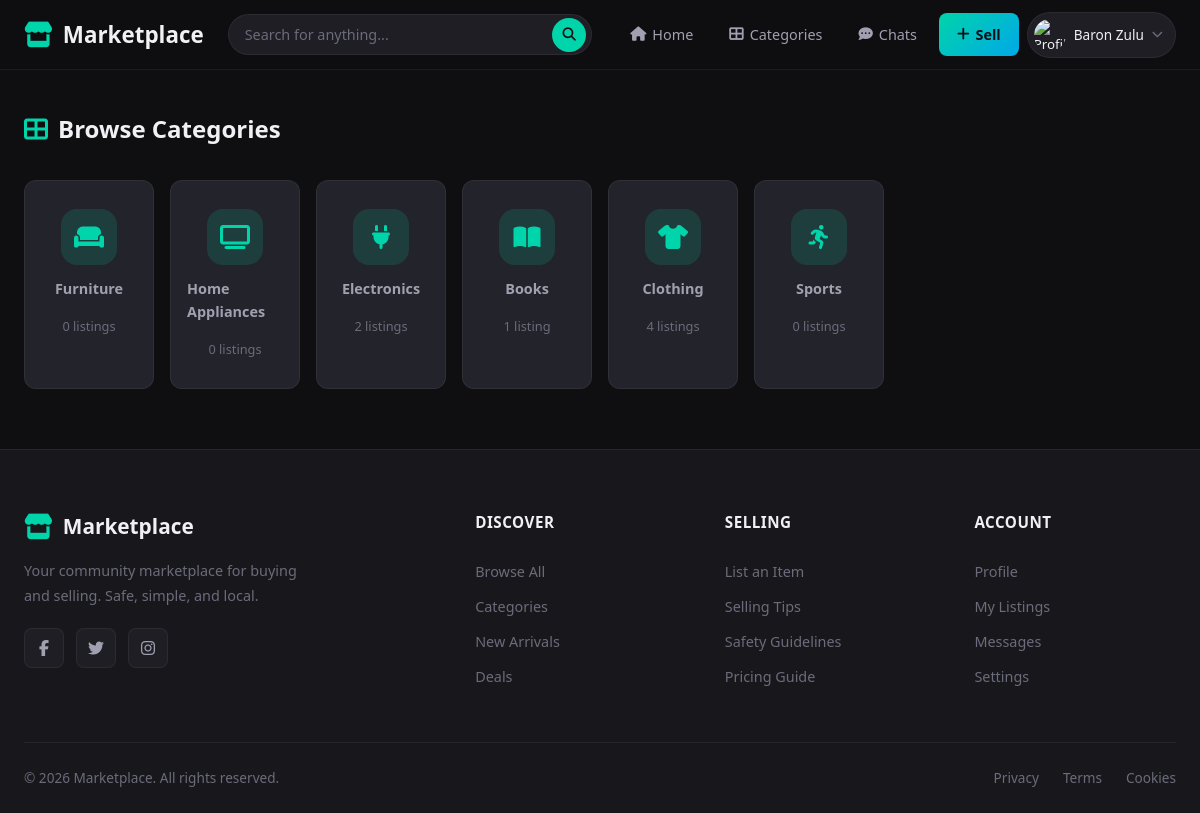
The app's page /categories.php (signed in) with its own data.
### tables this page shows
CREATE TABLE `categories` (
  `category_id` int(11) NOT NULL,
  `name` varchar(50) NOT NULL,
  `icon` varchar(50) DEFAULT NULL,
  `display_order` int(11) DEFAULT 0
);

### includes/auth.php (called while the page is built, shortened)
<?php
function isLoggedIn(): bool {
    return isset($_SESSION['user_id']) && $_SESSION['user_id'] > 0;
}

### categories.php (the view, shortened to what this page needs)
<?php
require_once __DIR__ . '/includes/auth.php';
$stmt = $pdo->query("
    SELECT c.*, COUNT(p.product_id) AS listing_count
    FROM categories c
    LEFT JOIN products p ON c.category_id = p.category_id AND p.status = 'active'
    GROUP BY c.category_id
    ORDER BY c.display_order, c.name
");
$categories = $stmt->fetchAll();
require_once __DIR__ . '/includes/header.php';
?>
<section class="categories-section categories-page">
    <div class="container">
        <div class="section-header">
            <h2><i class="fas fa-th-large"></i> Browse Categories</h2>
        </div>
        <?php if (empty($categories)): ?>
            <div class="empty-state">
                <i class="fas fa-folder-open"></i>
                <p>No categories available yet.</p>
            </div>
        <?php else: ?>
            <div class="categories-grid">
                <?php foreach ($categories as $cat): ?>
                    <a href="category.php?slug=<?= urlencode(strtolower(str_replace(' ', '-', $cat['name']))) ?>" class="category-card">
                        <div class="category-icon">
                            <i class="fas <?= htmlspecialchars($cat['icon'] ?? 'fa-tag') ?>"></i>
                        </div>
                        <span class="category-name"><?= htmlspecialchars($cat['name']) ?></span>
                        <span class="category-count">
                            <?= (int)$cat['listing_count'] ?> listing<?= (int)$cat['listing_count'] !== 1 ? 's' : '' ?>
                        </span>
                    </a>
                <?php endforeach; ?>
            </div>
        <?php endif; ?>
    </div>
</section>
<?php require_once __DIR__ . '/includes/footer.php'; ?>

### includes/header.php (shortened to what this page needs)
<!DOCTYPE html>
<html lang="en">
<head>
    <link rel="stylesheet" href="assets/css/style.css">
    <link rel="stylesheet" href="assets/css/media.css">
    <link rel="stylesheet" href="https://cdnjs.cloudflare.com/ajax/libs/font-awesome/6.5.1/css/all.min.css">
</head>
<body>
    <nav class="navbar">
        <div class="nav-container">
            <a href="index.php" class="logo">
                <i class="fas fa-store"></i>
                <span>Marketplace</span>
            </a>
            <div class="search-bar">
                <form action="search.php" method="GET">
                    <input type="text" name="q" placeholder="Search for anything..." autocomplete="off">
                    <button type="submit"><i class="fas fa-search"></i></button>
                </form>
            </div>
            <div class="nav-links">
                <a href="index.php" class="nav-link"><i class="fas fa-home"></i> Home</a>
                <a href="categories.php" class="nav-link"><i class="fas fa-th-large"></i> Categories</a>
                <?php if (isLoggedIn()): ?>
                    <a href="conversations.php" class="nav-link" id="navChatsLink">
                        <i class="fas fa-comment-dots"></i> Chats
                    </a>
                    <a href="add-product.php" class="btn-sell"><i class="fas fa-plus"></i> Sell</a>
                    <div class="user-dropdown">
                        <button class="user-btn">
                            <img src="assets/images/profiles/<?= htmlspecialchars($_SESSION['profile_image'] ?? 'default.jpg') ?>"
                                 alt="Profile" class="nav-avatar">
                            <span><?= htmlspecialchars($_SESSION['full_name'] ?? 'User') ?></span>
                            <i class="fas fa-chevron-down"></i>
                        </button>
                    </div>
                <?php else: ?>
                    <a href="login.php" class="nav-link">Log In</a>
                    <a href="signup.php" class="btn-primary">Sign Up</a>
                <?php endif; ?>
            </div>
        </div>
    </nav>
    <main>

### includes/footer.php (shortened to what this page needs)
    </main>
    <footer class="footer">
        <div class="container">
            <div class="footer-grid">
                <div class="footer-brand">
                    <a href="index.php" class="logo">
                        <i class="fas fa-store"></i>
                        <span>Marketplace</span>
                    </a>
                    <p>Your community marketplace for buying and selling. Safe, simple, and local.</p>
                    <div class="social-links">
                        <a href="#" aria-label="Facebook"><i class="fab fa-facebook-f"></i></a>
                        <a href="#" aria-label="Twitter"><i class="fab fa-twitter"></i></a>
                        <a href="#" aria-label="Instagram"><i class="fab fa-instagram"></i></a>
                    </div>
                </div>
                <div class="footer-links">
                    <h4>Discover</h4>
                    <a href="search.php">Browse All</a>
                    <a href="categories.php">Categories</a>
                    <a href="search.php?sort=newest">New Arrivals</a>
                    <a href="search.php?sort=price_asc">Deals</a>
                </div>
                <div class="footer-links">
                    <h4>Selling</h4>
                    <a href="add-product.php">List an Item</a>
                    <a href="#">Selling Tips</a>
                    <a href="#">Safety Guidelines</a>
                    <a href="#">Pricing Guide</a>
                </div>
                <div class="footer-links">
                    <h4>Account</h4>
                    <?php if (isLoggedIn()): ?>
                        <a href="profile.php?u=<?= htmlspecialchars($_SESSION['username'] ?? '') ?>">Profile</a>
                        <a href="my-listings.php">My Listings</a>
                        <a href="messages.php">Messages</a>
                        <a href="settings.php">Settings</a>
                    <?php else: ?>
                        <a href="login.php">Log In</a>
                        <a href="signup.php">Sign Up</a>
                        <a href="#">Help Center</a>
                    <?php endif; ?>
                </div>
            </div>
            <div class="footer-bottom">
                <p>&copy; <?= date('Y') ?> Marketplace. All rights reserved.</p>
                <div class="footer-legal">
                    <a href="#">Privacy</a>
                    <a href="#">Terms</a>
                    <a href="#">Cookies</a>
                </div>
            </div>
        </div>
    </footer>
</body>
</html>

### categories.php (style rules this page uses)
.categories-page { padding-top: 40px; }
.category-count { font-size: 0.8rem; color: var(--text-muted); margin-top: 4px; font-weight: 500; }

### records on screen
categories: name "Furniture", listing_count "0"
categories: name "Home Appliances", listing_count "0"
categories: name "Electronics", listing_count "2"
categories: name "Books", listing_count "1"
categories: name "Clothing", listing_count "4"
categories: name "Sports", listing_count "0"

### other values on screen
$_SESSION['full_name'] "Baron Zulu"
